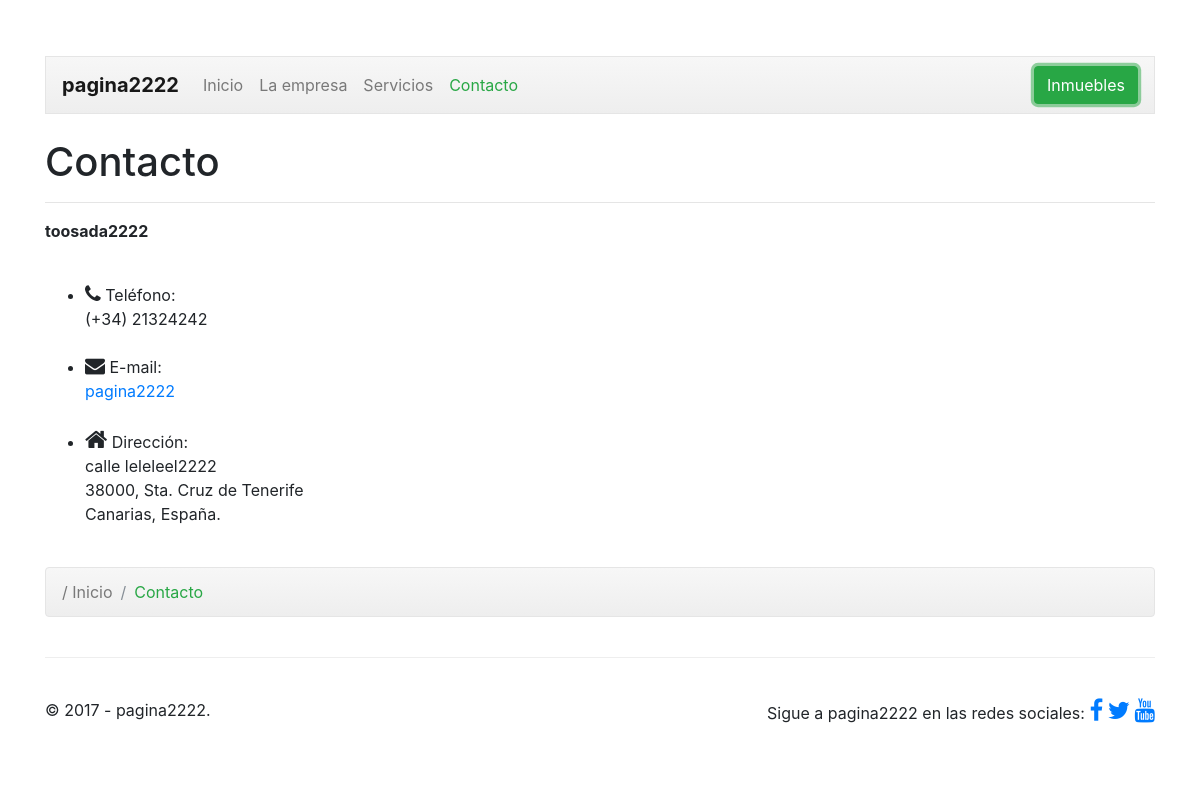
The page /contacto.php?id=7 on the database as committed earlier.
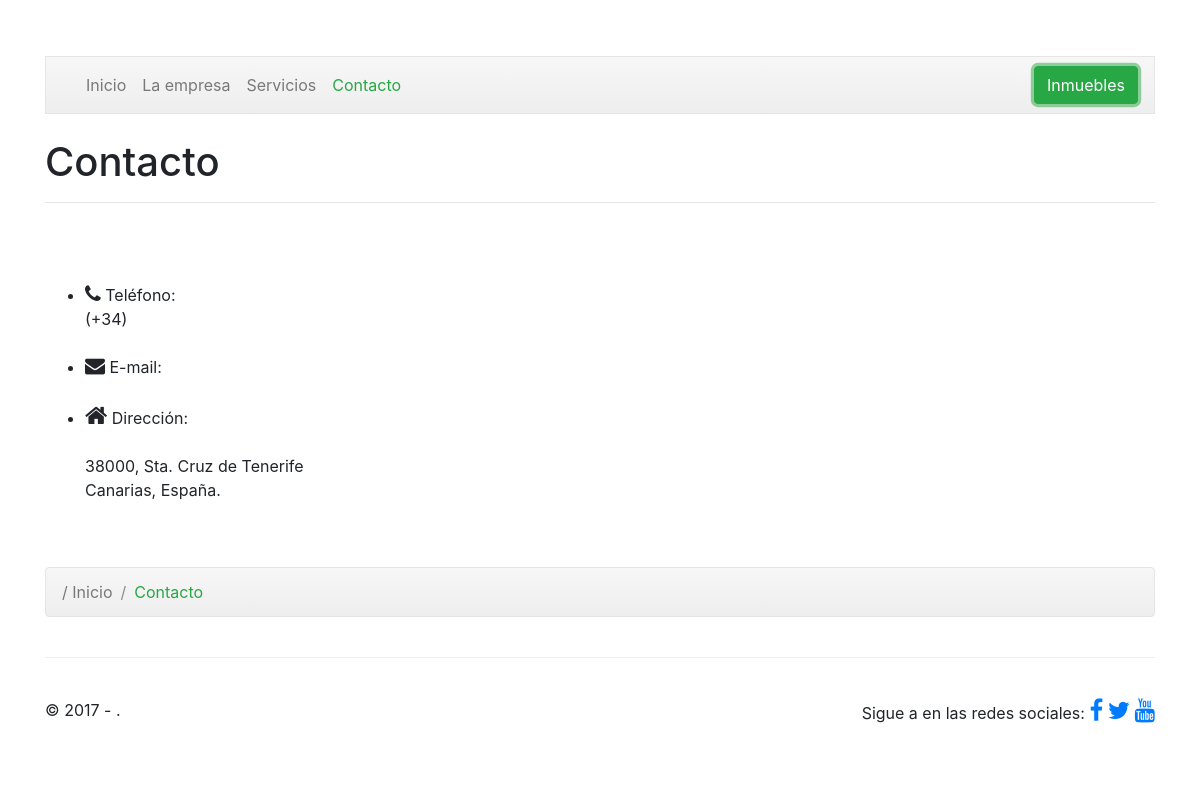
The same page on the database as committed later.
### tables this page shows
CREATE TABLE IF NOT EXISTS `organizacion` (
  `ORG_id` int(11) NOT NULL AUTO_INCREMENT,
  `ORG_nombre` varchar(50) NOT NULL,
  `ORG_correo` varchar(50) NOT NULL,
  `ORG_telefono` varchar(15) NOT NULL,
  `ORG_direccion` varchar(180) NOT NULL,
  `ORG_tipo` varchar(20) NOT NULL DEFAULT 'Inmobiliaria',
  `ORG_acerca` varchar(700) NOT NULL,
  `ORG_acerca2` varchar(700) DEFAULT NULL,
  `ORG_acerca3` varchar(700) DEFAULT NULL,
  `ORG_tituloacerca` varchar(100) NOT NULL,
  `ORG_servicio1` varchar(700) NOT NULL,
  `ORG_servicio2` varchar(700) DEFAULT NULL,
  `ORG_servicio3` varchar(700) DEFAULT NULL,
  PRIMARY KEY (`ORG_id`)
);

### web/contacto.php (the view, shortened to what this page needs)
<?php
  $id = $_GET["id"];
  $conexion=mysqli_connect("localhost","root","","gecko") or
      die("Problemas con la conexión");
  $registros=mysqli_query($conexion,"select ORG_nombre, ORG_tituloacerca, ORG_correo, ORG_telefono, ORG_direccion
                          from organizacion where ORG_id = '$id'") or
    die("Problemas en el select:".mysqli_error($conexion));
  if ($reg=mysqli_fetch_array($registros)){
    $nombre = $reg['ORG_nombre'];
    $titulo = $reg['ORG_tituloacerca'];
    $correo = $reg['ORG_correo'];
    $telefono = $reg['ORG_telefono'];
    $direccion = $reg['ORG_direccion'];
  }
?>
<!doctype html>
<html lang="es">
  <head>
    <link href="dist/css/bootstrap.min.css" rel="stylesheet">
    <link href="dist/css/justified-nav.css" rel="stylesheet">
    <link href="dist/css/propio.css" rel="stylesheet">
  	<link rel="stylesheet" href="https://cdnjs.cloudflare.com/ajax/libs/font-awesome/4.7.0/css/font-awesome.min.css">
  	<link href="css/bootstrap.min.css" rel="stylesheet">
    <link href="css/justified-nav.css" rel="stylesheet">
    <link href="css/shop-homepage.css" rel="stylesheet">
  </head>
  <body>
    <div class="container">
      <header class="masthead">
		<nav class="navbar navbar-expand-lg navbar-light bg-light">
			<a class="navbar-brand" href="index.php?id=<?php echo $id ?>"><b><?php echo $nombre ?></b></a>
            	<div class="collapse navbar-collapse" id="navbarSupportedContent">
				<ul class="navbar-nav mr-auto">
					<li class="nav-item">
						<a class="nav-link" href="index.php?id=<?php echo $id ?>">Inicio <span class="sr-only">(current)</span></a>
					</li>
					<li class="nav-item">
						<a class="nav-link" href="empresa.php?id=<?php echo $id ?>">La empresa</a>
					</li>
					<li class="nav-item">
						<a class="nav-link" href="servicios.php?id=<?php echo $id ?>">Servicios</a>
					</li>
					<li class="nav-item active">
						<a class="nav-link" href="contacto.php?id=<?php echo $id ?>"><span style="color: rgb(40, 167, 69);">Contacto</span></a>
					</li>
				</ul>
				<div class="form-inline my-2 my-lg-0">
					<?php
                    echo'<a href="inmuebles.php?id='. $id.'">
                    	<button class="btn btn-outline-success my-2 my-sm-0 active" type="submit">Inmuebles</button>
					</a>';
                    ?>
				</div>
			</div>
		</nav>
      </header>
      <br>
      <main role="main">
        <div class="row-fluid">
	        <div class="span12" id="divMain" style="text-align:justify;">
	            <h1>Contacto</h1>
	            <hr>
              <div class="row">
                <div class="col-lg-6">
                  <p><strong class="text-error"><? echo $titulo ?></strong><br><br></p>
                  <ul id="contact-info">
                    <li>
                        <i class="fa fa-phone" style="font-size:20px"></i>
                        <span class="field">Teléfono:</span>
                        <br>
                        (+34) <?php echo $telefono ?>
                    </li><br>
                    <li>
                        <i class="fa fa-envelope" style="font-size:20px"></i>
                        <span class="field">E-mail:</span>
                        <br>
                        <a href="mailto:<?php echo $correo ?>" title="Email"><?php echo $correo ?></a>
                    </li><br>
                    <li>
                        <i class="fa fa-home" style="font-size:24px"></i>
                        <span class="field">Dirección:</span>
                        <br>
                        <?php echo $direccion ?><br>
                        38000, Sta. Cruz de Tenerife<br>
                        Canarias, España.
                    </li>
                  </ul>
                </div>
                <div class="col-lg-6">
                  <br>
                  <div id="mostrarMapa" style="width: 510px; height: 300px;"></div>
                </div>
              </div>
	        </div><br>
	    </div>
        <nav class="breadcrumb" style="background-image: linear-gradient(to bottom, #f7f7f7 0%,#eee 100%);
    border: 1px solid #e5e5e5;">
			<a class="breadcrumb-item" href="index.php?id=<?php echo $id ?>" id='link-custom-breadcrumb'>/ Inicio</a>
			<span class="breadcrumb-item active" span style="color: rgb(40, 167, 69);">Contacto</span>
		</nav>
      </main>
      <footer class="footer">
      	<div class="row">
          <div class="col-lg-3">
          	<p>&copy; 2017 - <?php echo $nombre ?>.</p>
          </div>
          <div class="col-lg-9">
			  <p class="text-right">Sigue a <?php echo $nombre ?> en las redes sociales:
			  	<a href="http://www.facebook.com" target="_blank"><i class="fa fa-facebook" style="font-size:24px"></i></a>
			  	<a href="http://www.twitter.com" target="_blank"><i class="fa fa-twitter" style="font-size:24px"></i></a>
			  	<a href="http://www.youtube.com" target="_blank"><i class="fa fa-youtube" style="font-size:24px"></i></a>
			  </p>
          </div>
        </div>
      </footer>
    </div>
  </body>
</html>

Rows that differ between the two databases and show on the page:
removed organizacion: ORG_nombre "pagina2222", ORG_tituloacerca "toosada2222", ORG_telefono "21324242", ORG_correo "pagina2222", ORG_direccion "calle leleleel2222"
